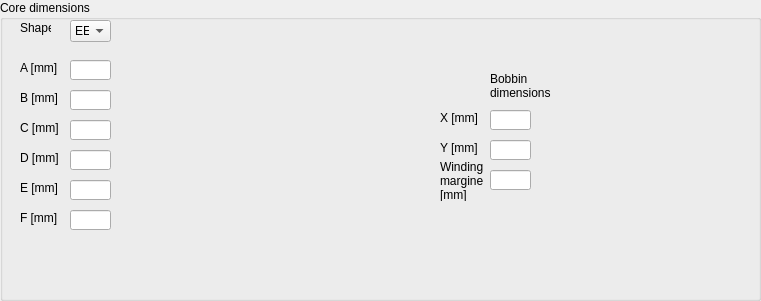
        <widget class="QGroupBox" name="dimensions">
         <property name="geometry">
          <rect>
           <x>270</x>
           <y>200</y>
           <width>761</width>
           <height>301</height>
          </rect>
         </property>
         <property name="title">
          <string>Core dimensions</string>
         </property>
         <widget class="QLabel" name="ASizeLabel">
          <property name="geometry">
           <rect>
            <x>20</x>
            <y>60</y>
            <width>41</width>
            <height>16</height>
           </rect>
          </property>
          <property name="text">
           <string>A [mm]</string>
          </property>
         </widget>
         <widget class="QLineEdit" name="SizeDValue">
          <property name="geometry">
           <rect>
            <x>70</x>
            <y>150</y>
            <width>41</width>
            <height>20</height>
           </rect>
          </property>
         </widget>
         <widget class="QLabel" name="CSizeLabel">
          <property name="geometry">
           <rect>
            <x>20</x>
            <y>120</y>
            <width>41</width>
            <height>16</height>
           </rect>
          </property>
          <property name="text">
           <string>C [mm]</string>
          </property>
         </widget>
         <widget class="QLabel" name="DSizeLabel">
          <property name="geometry">
           <rect>
            <x>20</x>
            <y>150</y>
            <width>41</width>
            <height>16</height>
           </rect>
          </property>
          <property name="text">
           <string>D [mm]</string>
          </property>
         </widget>
         <widget class="QLabel" name="BSizeLabel">
          <property name="geometry">
           <rect>
            <x>20</x>
            <y>90</y>
            <width>41</width>
            <height>16</height>
           </rect>
          </property>
          <property name="text">
           <string>B [mm]</string>
          </property>
         </widget>
         <widget class="QLineEdit" name="SizeAValue">
          <property name="geometry">
           <rect>
            <x>70</x>
            <y>60</y>
            <width>41</width>
            <height>20</height>
           </rect>
          </property>
         </widget>
         <widget class="QLineEdit" name="SizeFValue">
          <property name="geometry">
           <rect>
            <x>70</x>
            <y>210</y>
            <width>41</width>
            <height>20</height>
           </rect>
          </property>
         </widget>
         <widget class="QLineEdit" name="SizeBValue">
          <property name="geometry">
           <rect>
            <x>70</x>
            <y>90</y>
            <width>41</width>
            <height>20</height>
           </rect>
          </property>
         </widget>
         <widget class="QLabel" name="FSizeLabel">
          <property name="geometry">
           <rect>
            <x>20</x>
            <y>210</y>
            <width>41</width>
            <height>16</height>
           </rect>
          </property>
          <property name="text">
           <string>F [mm]</string>
          </property>
         </widget>
         <widget class="QLineEdit" name="SizeCValue">
          <property name="geometry">
           <rect>
            <x>70</x>
            <y>120</y>
            <width>41</width>
            <height>20</height>
           </rect>
          </property>
         </widget>
         <widget class="QLabel" name="ESizeLabel">
          <property name="geometry">
           <rect>
            <x>20</x>
            <y>180</y>
            <width>41</width>
            <height>16</height>
           </rect>
          </property>
          <property name="text">
           <string>E [mm]</string>
          </property>
         </widget>
         <widget class="QLineEdit" name="SizeEValue">
          <property name="geometry">
           <rect>
            <x>70</x>
            <y>180</y>
            <width>41</width>
            <height>20</height>
           </rect>
          </property>
         </widget>
         <widget class="QLineEdit" name="BobbinYmargineValue">
          <property name="geometry">
           <rect>
            <x>490</x>
            <y>140</y>
            <width>41</width>
            <height>20</height>
           </rect>
          </property>
         </widget>
         <widget class="QLineEdit" name="MargineValue">
          <property name="geometry">
           <rect>
            <x>490</x>
            <y>170</y>
            <width>41</width>
            <height>20</height>
           </rect>
          </property>
         </widget>
         <widget class="QLabel" name="MargineLabel">
          <property name="geometry">
           <rect>
            <x>440</x>
            <y>160</y>
            <width>51</width>
            <height>41</height>
           </rect>
          </property>
          <property name="text">
           <string>Winding
margine
[mm]</string>
          </property>
         </widget>
         <widget class="QLabel" name="bobbinLabel">
          <property name="geometry">
           <rect>
            <x>490</x>
            <y>70</y>
            <width>61</width>
            <height>31</height>
           </rect>
          </property>
          <property name="text">
           <string>Bobbin
dimensions</string>
          </property>
         </widget>
         <widget class="QLineEdit" name="BobbinXmargineValue">
          <property name="geometry">
           <rect>
            <x>490</x>
            <y>110</y>
            <width>41</width>
            <height>20</height>
           </rect>
          </property>
         </widget>
         <widget class="QLabel" name="bobbinXLabel">
          <property name="geometry">
           <rect>
            <x>440</x>
            <y>110</y>
            <width>41</width>
            <height>16</height>
           </rect>
          </property>
          <property name="text">
           <string>X [mm]</string>
          </property>
         </widget>
         <widget class="QLabel" name="bobbinYlabel">
          <property name="geometry">
           <rect>
            <x>440</x>
            <y>140</y>
            <width>41</width>
            <height>16</height>
           </rect>
          </property>
          <property name="text">
           <string>Y [mm]</string>
          </property>
         </widget>
         <widget class="QLabel" name="EECoreImageLabel">
          <property name="geometry">
           <rect>
            <x>150</x>
            <y>10</y>
            <width>261</width>
            <height>281</height>
           </rect>
          </property>
          <property name="text">
           <string/>
          </property>
          <property name="pixmap">
           <pixmap>ferroxcube_EE_dimensions.jpg</pixmap>
          </property>
         </widget>
         <widget class="QComboBox" name="CoreShapeValue">
          <property name="geometry">
           <rect>
            <x>70</x>
            <y>20</y>
            <width>41</width>
            <height>22</height>
           </rect>
          </property>
          <item>
           <property name="text">
            <string>EE</string>
           </property>
          </item>
         </widget>
         <widget class="QLabel" name="ShapeLabel">
          <property name="geometry">
           <rect>
            <x>20</x>
            <y>20</y>
            <width>31</width>
            <height>16</height>
           </rect>
          </property>
          <property name="text">
           <string>Shape</string>
          </property>
         </widget>
         <widget class="QLabel" name="MargineLabel_2">
          <property name="geometry">
           <rect>
            <x>550</x>
            <y>10</y>
            <width>201</width>
            <height>281</height>
           </rect>
          </property>
          <property name="text">
           <string/>
          </property>
          <property name="pixmap">
           <pixmap>Bobbin_and_marrgine.bmp</pixmap>
          </property>
         </widget>
        </widget>
